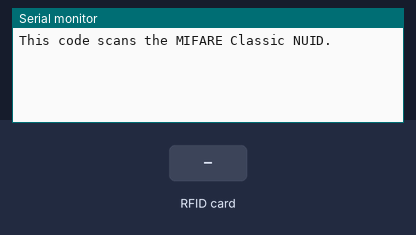
A sketch run on a simulated ESP32. Shown: the last lines printed to the serial monitor. Inputs (shaded band) come from the test bench.

Above: at 1.2 s.
1.3 s: RFID card 49 2B 33 0F held to the reader
At 2.5 s:
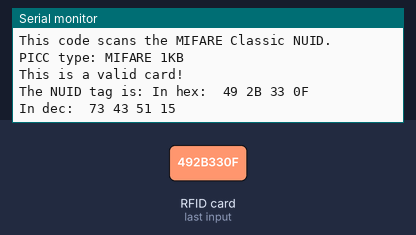
2.8 s: RFID card C3 5F D7 12 held to the reader
At 4.0 s:
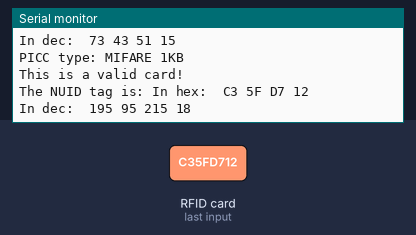
4.3 s: RFID card FA D6 AF 80 held to the reader
At 5.4 s:
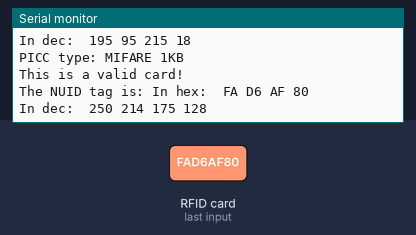
5.8 s: RFID card 5E 7A 19 C4 held to the reader
At 6.4 s:
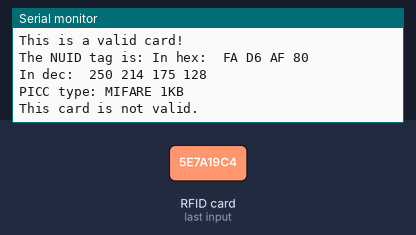

The sketch:

RFIDchecking.ino
```cpp
#include <SPI.h>
#include <MFRC522.h>

#define SS_PIN 21   // SDA (SS) pin for ESP32
#define RST_PIN 22  // Reset pin for ESP32

MFRC522 rfid(SS_PIN, RST_PIN); // Instance of the class

// Array of valid NUIDs (RFID tags) in hexadecimal format
byte validTags[][4] = {
  {0x49, 0x2B, 0x33, 0x0F}, // Valid tag example
  // You can add more valid tags like this:
  {0xC3, 0x5F, 0xD7, 0x12},
  {0xFA, 0xD6, 0xAF, 0x80},
  {0xFA, 0xD6, 0xAF, 0x80},
};

void setup() {
  Serial.begin(9600);
  SPI.begin(); // Init SPI bus
  rfid.PCD_Init(); // Init MFRC522

  Serial.println(F("This code scans the MIFARE Classic NUID."));
}

void loop() {

  // Reset the loop if no new card present on the sensor/reader.
  if ( ! rfid.PICC_IsNewCardPresent())
    return;

  // Verify if the NUID has been read
  if ( ! rfid.PICC_ReadCardSerial())
    return;

  Serial.print(F("PICC type: "));
  MFRC522::PICC_Type piccType = rfid.PICC_GetType(rfid.uid.sak);
  Serial.println(rfid.PICC_GetTypeName(piccType));

  // Check if the PICC is of the MIFARE Classic type
  if (piccType != MFRC522::PICC_TYPE_MIFARE_MINI &&
    piccType != MFRC522::PICC_TYPE_MIFARE_1K &&
    piccType != MFRC522::PICC_TYPE_MIFARE_4K) {
    Serial.println(F("Your tag is not of type MIFARE Classic."));
    return;
  }

  // Check if the read tag is valid
  bool isValid = false;
  for (byte i = 0; i < sizeof(validTags) / sizeof(validTags[0]); i++) {
    bool match = true;
    for (byte j = 0; j < 4; j++) {
      if (rfid.uid.uidByte[j] != validTags[i][j]) {
        match = false;
        break;
      }
    }
    if (match) {
      isValid = true;
      break;
    }
  }

  if (isValid) {
    Serial.println(F("This is a valid card!"));
    Serial.print(F("The NUID tag is: "));
    Serial.print(F("In hex: "));
    printHex(rfid.uid.uidByte, rfid.uid.size);
    Serial.println();
    Serial.print(F("In dec: "));
    printDec(rfid.uid.uidByte, rfid.uid.size);
    Serial.println();
  } else {
    Serial.println(F("This card is not valid."));
  }

  // Halt PICC
  rfid.PICC_HaltA();

  // Stop encryption on PCD
  rfid.PCD_StopCrypto1();
}

/**
 * Helper routine to dump a byte array as hex values to Serial.
 */
void printHex(byte *buffer, byte bufferSize) {
  for (byte i = 0; i < bufferSize; i++) {
    Serial.print(buffer[i] < 0x10 ? " 0" : " ");
    Serial.print(buffer[i], HEX);
  }
}

/**
 * Helper routine to dump a byte array as dec values to Serial.
 */
void printDec(byte *buffer, byte bufferSize) {
  for (byte i = 0; i < bufferSize; i++) {
    Serial.print(' ');
    Serial.print(buffer[i], DEC);
  }
}
```

Measured:
- after the input at 1.3 s, the serial monitor: prints a new line at once (image 1)
- after the input at 2.8 s, the serial monitor: prints a new line at once (image 2)
- after the input at 4.3 s, the serial monitor: prints a new line at once (image 3)
- after the input at 5.8 s, the serial monitor: prints a new line at once (image 4)
